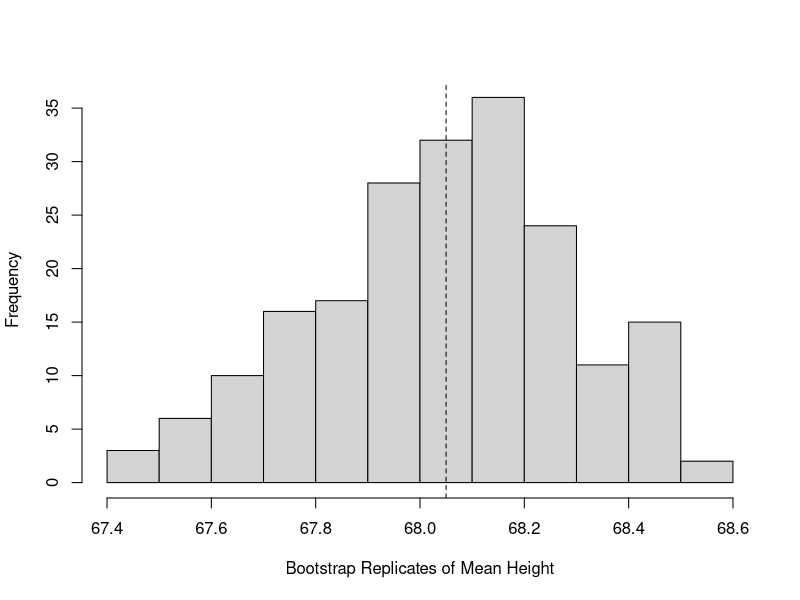

Write R code to recreate this figure.
#SE for mean using parametric bootstrap on heights dataset
meanparamboot<-replicate(200,0)
for (i in 1:200){
  samp<-rnorm(50,mean=68.05,sd=1.82)
  meanparamboot[i]<-mean(samp)
}
hist(meanparamboot,breaks=15,xlab = "Bootstrap Replicates of Mean Height", main= "")
abline(v=68.05,lty=2)
sd(meanparamboot)